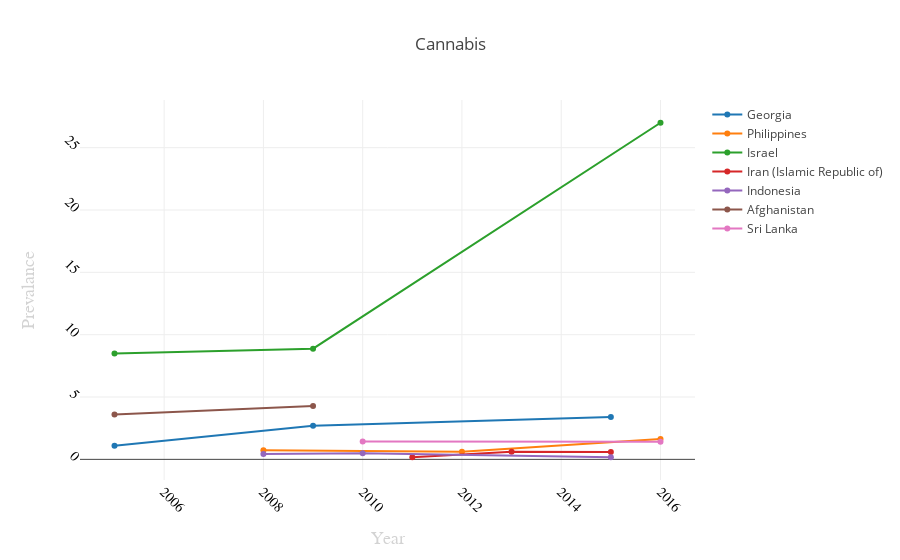

The notebook cell this image was saved under:
### Markdown cell above
# CANNABIS

### Code cell
"""
import pandas as pd


plotly.offline.plot({
    "data": [go.Scatter(x=dfu.Year, y=dfu['Prevalence'])],
    "layout": go.Layout(title="AMphetamines")
}, auto_open=True)
"""
df2_mod=df2.loc[df2['Region'] == 'Asia']
df2_count=df2_mod.groupby('Country',).size().reset_index()
df2_count.rename(columns={0:'Count'},inplace=True)
df2_top=df2_count.sort_values('Count',ascending=False)[:7]

l=list(df2_top['Country'])
print(l)
data=[]
layout = go.Layout(title="Cannabis",
    xaxis=dict(
        title='Year',
        titlefont=dict(
            family='Arial, sans-serif',
            size=18,
            color='lightgrey'
        ),
        showticklabels=True,
        tickangle=45,
        tickfont=dict(
            family='Old Standard TT, serif',
            size=14,
            color='black'
        ),
        exponentformat='e',
        showexponent='all'
    ),
    yaxis=dict(
        title='Prevalance',
        titlefont=dict(
            family='Arial, sans-serif',
            size=18,
            color='lightgrey'
        ),
        showticklabels=True,
        tickangle=45,
        tickfont=dict(
            family='Old Standard TT, serif',
            size=14,
            color='black'
        ),
        exponentformat='e',
        showexponent='all'
    )
)
for i in range(len(l)):
    dfu=df2_mod[df2['Country']==l[i]]
    trace0= go.Scatter(x=dfu.Year,y=dfu['Prevalence'],name=l[i])
    data.append(trace0) 
fig = go.Figure(data=data, layout=layout)
iplot(fig, filename='axes-labels')    
#iplot(data)#layout: {' Title' : "Amphetamines" })#xTitle='Year',yTitle='Prevalence'}

### Figure 1 — Plotly figure (JSON) as saved in the notebook; plotly's stock layout.template omitted (floating-point values rounded to 4 significant figures)
{"data": [{"name": "Georgia", "type": "scatter", "uid": "cb9f8250-48c5-4db6-a486-eb6a392c26e5", "x": [2005, 2009, 2015], "y": [1.1, 2.7, 3.4]}, {"name": "Philippines", "type": "scatter", "uid": "cc6706e7-111c-449b-a64a-36b07fb4bcd2", "x": [2008, 2012, 2016], "y": [0.74, 0.61, 1.64]}, {"name": "Israel", "type": "scatter", "uid": "3f1b1260-c4f7-41bb-95b0-a9e2109c3da3", "x": [2005, 2009, 2016], "y": [8.5, 8.88, 27]}, {"name": "Iran (Islamic Republic of)", "type": "scatter", "uid": "072b8ebc-1f13-4bd1-a3dd-a4c73477e7d9", "x": [2011, 2013, 2015], "y": [0.17, 0.61, 0.5843]}, {"name": "Indonesia", "type": "scatter", "uid": "37990af1-75ab-4294-9c21-d36dc9a44ad9", "x": [2008, 2010, 2015], "y": [0.44, 0.5, 0.18]}, {"name": "Afghanistan", "type": "scatter", "uid": "65ef9e7a-db04-467b-981b-62fa1b77f7de", "x": [2005, 2009], "y": [3.59, 4.28]}, {"name": "Sri Lanka", "type": "scatter", "uid": "96ece73a-7cb8-48c1-a0f4-85eab40261ed", "x": [2010, 2016], "y": [1.43, 1.42]}], "layout": {"title": {"text": "Cannabis"}, "xaxis": {"exponentformat": "e", "showexponent": "all", "showticklabels": true, "tickangle": 45, "tickfont": {"color": "black", "family": "Old Standard TT, serif", "size": 14}, "title": {"font": {"color": "lightgrey", "family": "Arial, sans-serif", "size": 18}, "text": "Year"}}, "yaxis": {"exponentformat": "e", "showexponent": "all", "showticklabels": true, "tickangle": 45, "tickfont": {"color": "black", "family": "Old Standard TT, serif", "size": 14}, "title": {"font": {"color": "lightgrey", "family": "Arial, sans-serif", "size": 18}, "text": "Prevalance"}}}}
